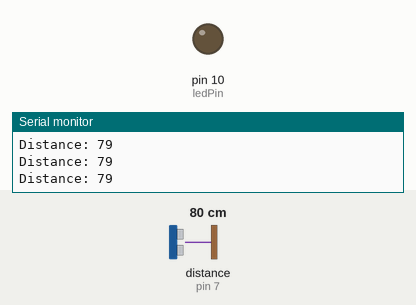
Simulated run of this sketch. Board: Arduino Uno, built with avr-gcc and run on an emulated ATmega328P. On the bench: output pins drawn as LEDs (lit = HIGH), the last lines printed to the serial monitor. Wiring (inferred from the names in the program): ultrasonic range finder: trigger pin 6; echo pin 7. The inputs (shaded band) are chosen by the test bench; at power-on: distance to the obstacle (sensor on pin 7) 80 cm. The echo pulse lasts 58.3 µs per cm; pins used as bus, display or sensor lines are not drawn.

Above: at 1.2 s.
1.3 s: distance to the obstacle (sensor on pin 7) set to 55 cm
2.8 s: distance to the obstacle (sensor on pin 7) set to 46 cm
At 4.0 s:
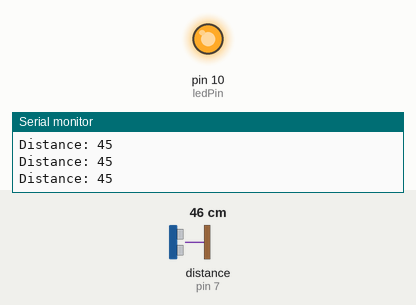
4.3 s: distance to the obstacle (sensor on pin 7) set to 250 cm
At 5.0 s:
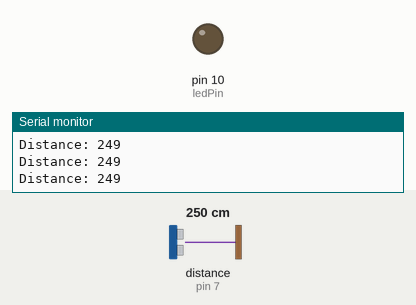
5.8 s: distance to the obstacle (sensor on pin 7) set to 4 cm
At 6.8 s:
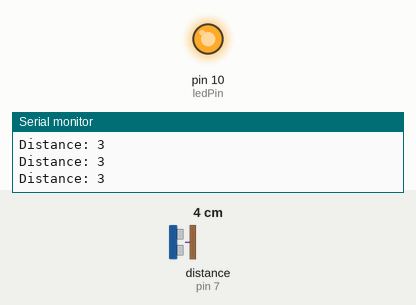
Timing chart, 0 to 8.3 s (numbered marks = the images above; inputs shaded):
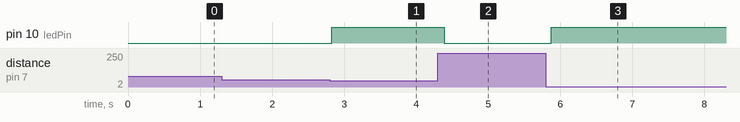

Measured:
- the behaviour switches between 51 and 50 cm on distance to the obstacle (sensor on pin 7) (found by bisection; images 0 and 1)
- after the input at 2.8 s, pin 10 (ledPin): LOW → HIGH at once
- after the input at 4.3 s, pin 10 (ledPin): HIGH → LOW after 0.09 s
- after the input at 5.8 s, pin 10 (ledPin): LOW → HIGH after 0.08 s

The sketch:

sketch_aug24a_Ultrasound.ino
```cpp
const int trigPin = 6; // Trigger pin
const int echoPin = 7; // Echo pin
const int ledPin = 10; // Led PIN

long duration;
int distanceCm;

void setup() {
  // put your setup code here, to run once:

  pinMode(trigPin, OUTPUT);
  pinMode(echoPin, INPUT);
  pinMode(ledPin, OUTPUT);
  Serial.begin(9600);

}

void loop() {
  digitalWrite(trigPin, LOW);
  delayMicroseconds(2);

  // Send a 10 microsecond pulse to trigger the sensor
  digitalWrite(trigPin, HIGH);
  delayMicroseconds(10);
  digitalWrite(trigPin, LOW);

  // Read the duration of the high pulse from the echo pin
  // The pulseIn() function measures the time it takes for the pulse to return
  duration = pulseIn(echoPin, HIGH);

  // Calculate the distance based on the speed of sound
  // Speed of sound is approx. 343 m/s or 0.0343 cm/µs
  // The distance is half of the total travel time (out and back)
  distanceCm = duration * 0.0343 / 2;

  // Print the distance to the Serial Monitor
  Serial.print("Distance: ");
  Serial.println(distanceCm);
  if(distanceCm < 50) {
      digitalWrite(ledPin, HIGH);
  } else {
      digitalWrite(ledPin, LOW);
  }
  // Serial.println(" cm");

  // Wait a moment before the next measurement to avoid interference
  delay(100);
}
```
